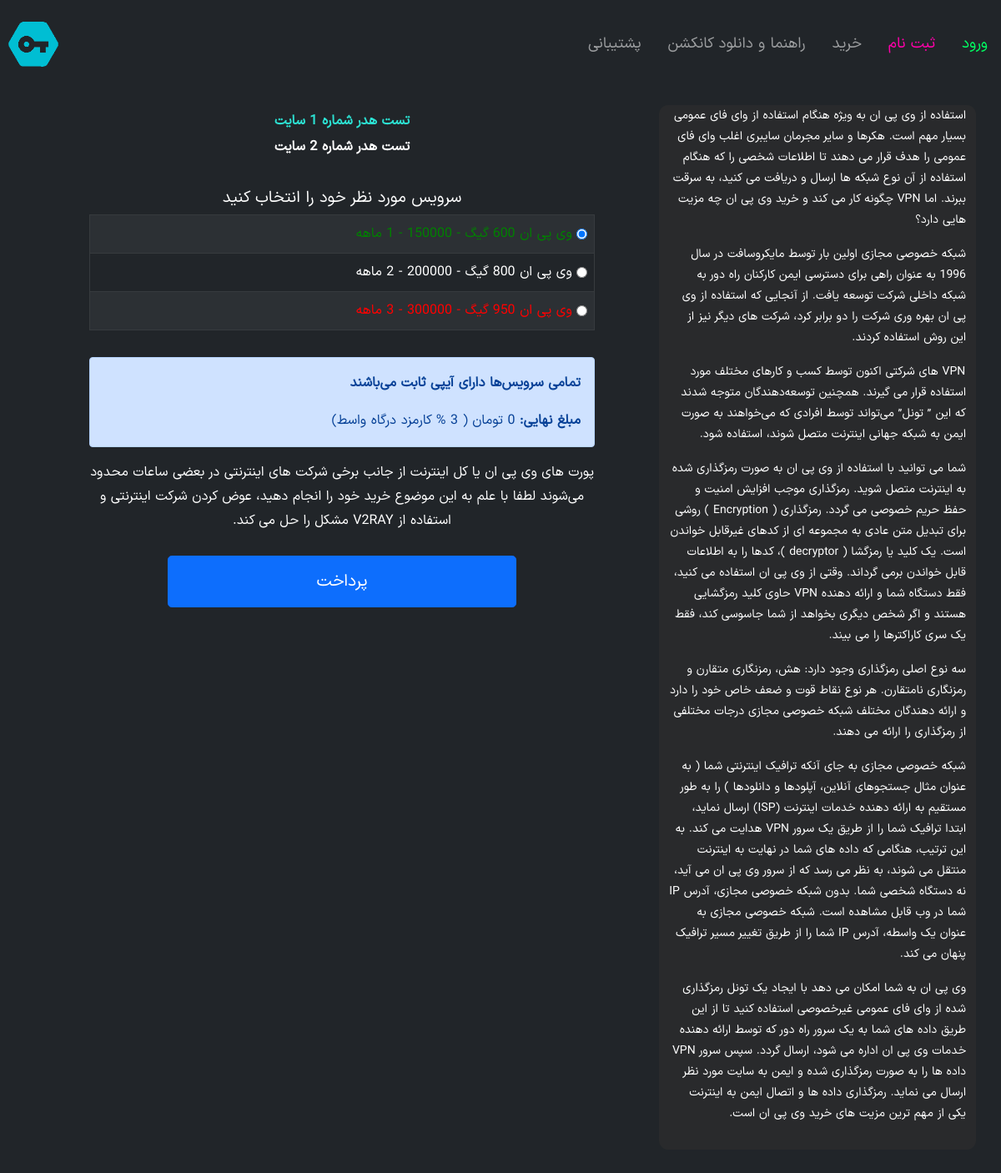
The page / on the database its author committed.
### vpn/models.py (models this page shows, shortened)
class Conf(models.Model):
    title = models.CharField(max_length=150, verbose_name=_("Title"))
    sidebar = RichTextField(verbose_name=_("Sidebar"))
    headtext1 = models.TextField(verbose_name=_("Head Text 1"), null=True, blank=True)
    headtext2 = models.TextField(verbose_name=_("Head Text 2"), null=True, blank=True)
    logo = models.ImageField(upload_to="logo", null=True, blank=True, verbose_name=_("Site Logo"))
    buynote = models.TextField(verbose_name=_("Buy Note"),null=True, blank=True)
    class Meta:
        verbose_name = _("Site Config")
        verbose_name_plural = _("Site Configs")

class vpnlist(models.Model):
    title = models.CharField(max_length=150, verbose_name=_("VPN Title"))
    day = models.IntegerField(verbose_name=_("Active Day"))
    price_t = models.CharField(max_length=150, verbose_name=_("Price Toman"))
    price_c = models.CharField(max_length=150, verbose_name=_("Price Digital currency"), blank=True, null=True)
    row = models.IntegerField(verbose_name=_("Row"))
    color = models.CharField(max_length=150, verbose_name=_("Color"), null=True, blank=True)
    class Meta:
        verbose_name = _("vpnlist")
        verbose_name_plural = _("vpnlists")

### vpn/views.py (the view)
# urls.py: path('', home, name='home'),
def home(request):
    vpli = vpnlist.objects.all().order_by('row')
    return render(request=request, template_name="vpn/home.html", context={'vpnall': vpli})

### vpn/context_processors.py (called while the page is built)
def siteAddress(request):
    return {'SITE_ADDRESS': settings.SITE_ADDRESS}

def sideBar(request):
    conf = Conf.objects.last()
    return {'SITECONF': conf}

### vpn/templatetags/basetags.py (called while the page is built)
@register.filter()
def daytomo(value):
    return math.ceil(value / 31)

### vpn/templates/vpn/home.html (shortened to what this page needs)
{% extends "base.html" %}
{% load static %}
{% load i18n %}
{% block head %}
<link rel="stylesheet" href="{% static 'vpn/css/buypg.css' %}"/>
{% endblock head %}
{% block body %}
    {% include "vpn/buyor.html" with vpns=vpnall %}
    {% include "vpn/sidebar.html" %}
{% endblock body %}

### vpn/templates/vpn/buyor.html (shortened to what this page needs)
{% load i18n %}
{% load static %}
{% load basetags %}
<div class="col-md-8 rtl">
    <div style="margin-top:25px;">
        <p class="rtl center"
           id="blink1"
           style="font-size: medium;
                  color:rgb(182, 253, 255);
                  margin-bottom: 2px">
            <strong>{{ SITECONF.headtext1 }}</strong>
        </p>
        <p class="rtl center"
           id="blink3"
           style="font-size: medium;
                  color:rgb(182, 253, 255);
                  margin-top:2px;
                  margin-bottom: 2px">
            <strong>{{ SITECONF.headtext2 }}</strong>
        </p>
        <form class="form_buy"
              id="buy_submit"
              action="buyVerify"
              method="post"
              target="_blank"
              style="margin-top:25px">
            <div style="opacity: 1.0;">
                <div class="formbox">
                    <h2 class="h2 font-weight-normal"
                        style="direction: rtl;
                               text-align:center;
                               font-size: larger">سرویس مورد نظر خود را انتخاب کنید</h2>
                    <div class="form-group"
                         style="align-content:flex-start;
                                text-align:right;
                                direction:rtl">
                        <section class="serviceselection" id="serviceselection">
                            <table class="table table-dark table-striped table-bordered table-hover"
                                   id="cardtable">
                                <tbody>
                                    {% for vpn in vpns %}
                                        <tr id="trproduct_{{ forloop.counter0 }}"
                                            onclick="reply_click({{ forloop.counter0 }},{{ vpn.price_t }})">
                                            <td class="None">
                                                <div style="display:flex;
                                                            flex-direction: row;
                                                            justify-content: right;
                                                            align-items: center">
                                                    <input id="vpli_{{ vpn.id }}"
                                                           name="vpnid"
                                                           onclick="reply_click({{ forloop.counter0 }},{{ vpn.price_t }} )"
                                                           type="radio"
                                                           value="{{ vpn.id }}"
                                                           {% if forloop.counter0 == 0 %}checked="checked"{% endif %} />
                                                    <label for="vpli_{{ vpn.id }}"
                                                           onclick="reply_click({{ forloop.counter0 }},{{ vpn.price_t }} )"
                                                           style="margin-right: 5px;
                                                                  text-align: right;
                                                                  clear: both;
                                                                  float:left;
                                                                  color:{{ vpn.color }}">
                                                        {{ vpn.title }} - {{ vpn.price_t }} - {{ vpn.day|daytomo }} ماهه
                                                    </label>
                                                </div>
                                            </td>
                                        </tr>
                                    {% endfor %}
                                </tbody>
                            </table>
                        </section>
                    </div>
                    <div class="alert alert-primary rtl right">
                        <p>
                            <strong class="rtl" style="font-size: medium;">تمامی سرویس‌ها دارای آیپی ثابت می‌باشند</strong>
                        </p>
                        <strong id="finalprice_str">مبلغ نهایی:</strong> <span id="finalprice">0</span>
                    </div>
                    <p class="center rtl"
                       style="font-size: medium;
                              color: #ffffff;
                              margin-top: 2px;
                              margin-bottom: 1px">
                        پورت های وی پی ان یا کل اینترنت از جانب برخی شرکت های اینترنتی در بعضی ساعات محدود می‌شوند لطفا با علم به این موضوع خرید خود را انجام دهید، عوض کردن شرکت اینترنتی و استفاده از V2RAY مشکل را حل می کند.
                    </p>
                    <p style="padding:5px;"></p>
                    <div class="row justify-content-center">
                        <div class="col-md-1"></div>
                        <div class="col-md-10 text-center">
                            <button class="btn btn-lg btn-primary btn-block col-10"
                                    style="padding: 15px 15px 15px 15px"
                                    form="buy_submit"
                                    name="checkout-submit"
                                    type="submit"
                                    value="checkout-submit"
                                    target="_blank">پرداخت</button>
                        </div>
                        <div class="col-md-1"></div>
                    </div>
                    <p style="padding:0 0 20px 0"></p>
                </div>
            </div>
        </form>
    </div>
</div>

### vpn/templates/vpn/sidebar.html
<div class="col-md-4 hidden-xs" id="sidebar" dir="rtl">
    <div class="sidebar-section">
        <div class="slider-sections-div">{{ SITECONF.sidebar|safe }}</div>
    </div>
</div>

### static/root/css/main.css (style rules this page uses)
body { background-color: dark; color: #ffffff; font: 14px IranSansX, Tahoma, Arial, sans-serif; line-height: 29px; background-size: cover; background-repeat: no-repeat; }
h2 { font-size: 28px; }
#sidebar { margin-top: 20px; padding-bottom: 15px; background-color: #2e2e2ea4; border-radius: 11px; color: #FFF; font-size: 14px; line-height: 25px; overflow: auto; }
.slider-sections-div { direction: rtl; text-align: right; }

### vpn/static/vpn/css/buypg.css (style rules this page uses)
.rtl { direction: rtl; }
.center { text-align: center; }
.right { text-align: right; }
.form_buy { width: 85%; max-width: 700px; padding: 15px; margin: auto; }
.form_buy { position: relative; box-sizing: border-box; height: auto; padding: 10px; font-size: 16px; }
td { padding: 12px 12px 12px 12px; }

### vpn/templates/vpn/buyor.html (style rules this page uses)
@media (min-width: 768px) { html { font-size: 16px; } }
form { width: 100%; }

### rows shown on the page
Conf: headtext1 "تست هدر شماره 1 سایت", headtext2 "تست هدر شماره 2 سایت", sidebar "استفاده از وی پی ان به ویژه هنگام استفاده از وای فای عمومی بسیار مهم است. هکرها و سایر مجرمان سایبری اغلب وای فای عمومی را هدف قرار می دهند تا اطلاعات شخصی را که هنگام استفاده از آن نوع شبکه ها ارسال و دریافت می کنید، به سرقت ببرند. اما VPN چگونه کار می کند و خرید وی پی ان چه مزیت هایی دارد؟ شبکه خصوصی مجازی اولین بار توسط مایکروسافت در سال 1996 به عنوان راهی برای دسترسی ایمن کارکنان راه دور به شبکه داخلی شرکت توسعه یافت. از آنجایی که استفاده از وی پی ان بهره وری شرکت را دو برابر کرد، شرکت های دیگر نیز از این روش استفاده کردند. VPN های شرکتی اکنون توسط کسب و کارهای مختلف مورد استفاده قرار می گیرند. همچنین توسعه‌دهندگان متوجه شدند که این ” تونل” می‌تواند توسط افرادی که می‌خواهند به‌ صورت…"
vpnlist: title "وی پی ان 600 گیگ"
vpnlist: title "وی پی ان 800 گیگ"
vpnlist: title "وی پی ان 950 گیگ"
